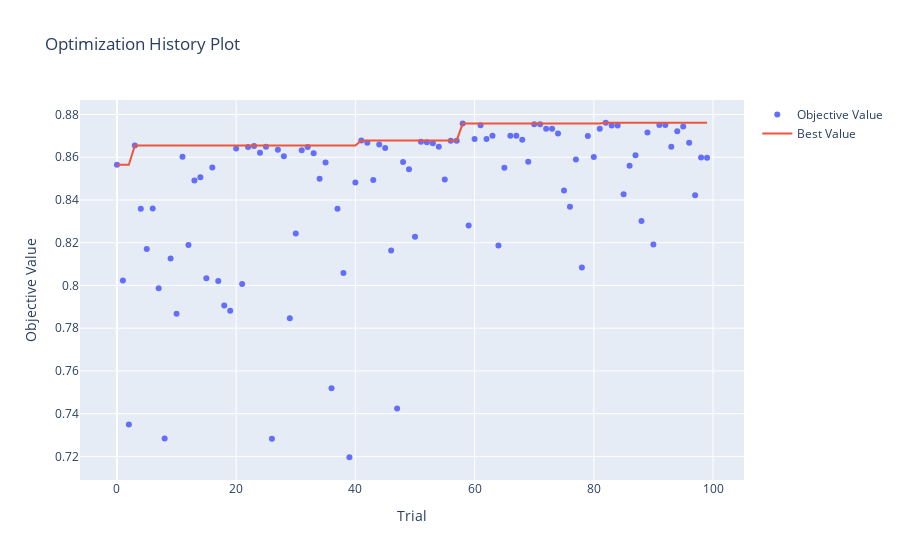

Write notebook code for a chart like this one.
### Markdown cell above
# Plot The Visualization History for the Optuna Full Mode

### Code cell
fig2 = optuna.visualization.plot_optimization_history(study_rf)
fig2.write_html("optimization_history_full.html")
fig2.show()
